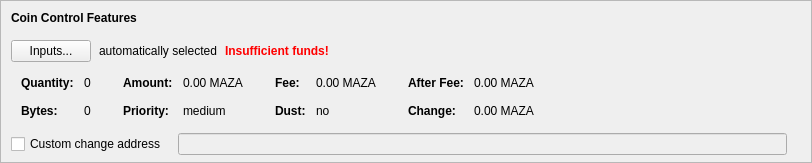
    <widget class="QFrame" name="frameCoinControl">
     <property name="sizePolicy">
      <sizepolicy hsizetype="Expanding" vsizetype="Expanding">
       <horstretch>0</horstretch>
       <verstretch>0</verstretch>
      </sizepolicy>
     </property>
     <property name="maximumSize">
      <size>
       <width>16777215</width>
       <height>16777215</height>
      </size>
     </property>
     <property name="frameShape">
      <enum>QFrame::StyledPanel</enum>
     </property>
     <property name="frameShadow">
      <enum>QFrame::Sunken</enum>
     </property>
     <layout class="QVBoxLayout" name="verticalLayoutCoinControl2">
      <property name="spacing">
       <number>0</number>
      </property>
      <property name="leftMargin">
       <number>0</number>
      </property>
      <property name="topMargin">
       <number>0</number>
      </property>
      <property name="rightMargin">
       <number>0</number>
      </property>
      <property name="bottomMargin">
       <number>6</number>
      </property>
      <item>
       <layout class="QVBoxLayout" name="verticalLayoutCoinControl" stretch="0,0,0,0,1">
        <property name="spacing">
         <number>0</number>
        </property>
        <property name="leftMargin">
         <number>10</number>
        </property>
        <property name="topMargin">
         <number>10</number>
        </property>
        <item>
         <layout class="QHBoxLayout" name="horizontalLayoutCoinControl1">
          <property name="bottomMargin">
           <number>15</number>
          </property>
          <item>
           <widget class="QLabel" name="labelCoinControlFeatures">
            <property name="sizePolicy">
             <sizepolicy hsizetype="Preferred" vsizetype="Maximum">
              <horstretch>0</horstretch>
              <verstretch>0</verstretch>
             </sizepolicy>
            </property>
            <property name="font">
             <font>
              <weight>75</weight>
              <bold>true</bold>
             </font>
            </property>
            <property name="styleSheet">
             <string notr="true">font-weight:bold;</string>
            </property>
            <property name="text">
             <string>Coin Control Features</string>
            </property>
           </widget>
          </item>
         </layout>
        </item>
        <item>
         <layout class="QHBoxLayout" name="horizontalLayoutCoinControl2" stretch="0,0,0,0">
          <property name="spacing">
           <number>8</number>
          </property>
          <property name="bottomMargin">
           <number>10</number>
          </property>
          <item>
           <widget class="QPushButton" name="pushButtonCoinControl">
            <property name="styleSheet">
             <string notr="true"/>
            </property>
            <property name="text">
             <string>Inputs...</string>
            </property>
            <property name="autoDefault">
             <bool>false</bool>
            </property>
           </widget>
          </item>
          <item>
           <widget class="QLabel" name="labelCoinControlAutomaticallySelected">
            <property name="text">
             <string>automatically selected</string>
            </property>
            <property name="margin">
             <number>5</number>
            </property>
           </widget>
          </item>
          <item>
           <widget class="QLabel" name="labelCoinControlInsuffFunds">
            <property name="font">
             <font>
              <weight>75</weight>
              <bold>true</bold>
             </font>
            </property>
            <property name="styleSheet">
             <string notr="true">color:red;font-weight:bold;</string>
            </property>
            <property name="text">
             <string>Insufficient funds!</string>
            </property>
            <property name="margin">
             <number>5</number>
            </property>
           </widget>
          </item>
          <item>
           <spacer name="horizontalSpacerCoinControl">
            <property name="orientation">
             <enum>Qt::Horizontal</enum>
            </property>
            <property name="sizeHint" stdset="0">
             <size>
              <width>40</width>
              <height>1</height>
             </size>
            </property>
           </spacer>
          </item>
         </layout>
        </item>
        <item>
         <widget class="QWidget" name="widgetCoinControl" native="true">
          <property name="sizePolicy">
           <sizepolicy hsizetype="Preferred" vsizetype="Preferred">
            <horstretch>0</horstretch>
            <verstretch>0</verstretch>
           </sizepolicy>
          </property>
          <property name="minimumSize">
           <size>
            <width>0</width>
            <height>0</height>
           </size>
          </property>
          <property name="styleSheet">
           <string notr="true"/>
          </property>
          <layout class="QHBoxLayout" name="horizontalLayoutCoinControl5">
           <property name="leftMargin">
            <number>0</number>
           </property>
           <property name="topMargin">
            <number>0</number>
           </property>
           <property name="rightMargin">
            <number>0</number>
           </property>
           <property name="bottomMargin">
            <number>0</number>
           </property>
           <item>
            <layout class="QHBoxLayout" name="horizontalLayoutCoinControl3" stretch="0,0,0,1">
             <property name="spacing">
              <number>20</number>
             </property>
             <property name="topMargin">
              <number>0</number>
             </property>
             <property name="bottomMargin">
              <number>10</number>
             </property>
             <item>
              <layout class="QFormLayout" name="formLayoutCoinControl1">
               <property name="horizontalSpacing">
                <number>10</number>
               </property>
               <property name="verticalSpacing">
                <number>14</number>
               </property>
               <property name="leftMargin">
                <number>10</number>
               </property>
               <property name="topMargin">
                <number>4</number>
               </property>
               <property name="rightMargin">
                <number>6</number>
               </property>
               <item row="0" column="0">
                <widget class="QLabel" name="labelCoinControlQuantityText">
                 <property name="font">
                  <font>
                   <weight>75</weight>
                   <bold>true</bold>
                  </font>
                 </property>
                 <property name="text">
                  <string>Quantity:</string>
                 </property>
                 <property name="margin">
                  <number>0</number>
                 </property>
                </widget>
               </item>
               <item row="0" column="1">
                <widget class="QLabel" name="labelCoinControlQuantity">
                 <property name="cursor">
                  <cursorShape>IBeamCursor</cursorShape>
                 </property>
                 <property name="contextMenuPolicy">
                  <enum>Qt::ActionsContextMenu</enum>
                 </property>
                 <property name="text">
                  <string notr="true">0</string>
                 </property>
                 <property name="margin">
                  <number>0</number>
                 </property>
                 <property name="textInteractionFlags">
                  <set>Qt::LinksAccessibleByMouse|Qt::TextSelectableByKeyboard|Qt::TextSelectableByMouse</set>
                 </property>
                </widget>
               </item>
               <item row="1" column="0">
                <widget class="QLabel" name="labelCoinControlBytesText">
                 <property name="font">
                  <font>
                   <weight>75</weight>
                   <bold>true</bold>
                  </font>
                 </property>
                 <property name="text">
                  <string>Bytes:</string>
                 </property>
                </widget>
               </item>
               <item row="1" column="1">
                <widget class="QLabel" name="labelCoinControlBytes">
                 <property name="cursor">
                  <cursorShape>IBeamCursor</cursorShape>
                 </property>
                 <property name="contextMenuPolicy">
                  <enum>Qt::ActionsContextMenu</enum>
                 </property>
                 <property name="text">
                  <string notr="true">0</string>
                 </property>
                 <property name="textInteractionFlags">
                  <set>Qt::LinksAccessibleByMouse|Qt::TextSelectableByKeyboard|Qt::TextSelectableByMouse</set>
                 </property>
                </widget>
               </item>
              </layout>
             </item>
             <item>
              <layout class="QFormLayout" name="formLayoutCoinControl2">
               <property name="horizontalSpacing">
                <number>10</number>
               </property>
               <property name="verticalSpacing">
                <number>14</number>
               </property>
               <property name="leftMargin">
                <number>6</number>
               </property>
               <property name="topMargin">
                <number>4</number>
               </property>
               <property name="rightMargin">
                <number>6</number>
               </property>
               <item row="0" column="0">
                <widget class="QLabel" name="labelCoinControlAmountText">
                 <property name="font">
                  <font>
                   <weight>75</weight>
                   <bold>true</bold>
                  </font>
                 </property>
                 <property name="text">
                  <string>Amount:</string>
                 </property>
                 <property name="margin">
                  <number>0</number>
                 </property>
                </widget>
               </item>
               <item row="0" column="1">
                <widget class="QLabel" name="labelCoinControlAmount">
                 <property name="cursor">
                  <cursorShape>IBeamCursor</cursorShape>
                 </property>
                 <property name="contextMenuPolicy">
                  <enum>Qt::ActionsContextMenu</enum>
                 </property>
                 <property name="text">
                  <string notr="true">0.00 MAZA</string>
                 </property>
                 <property name="textInteractionFlags">
                  <set>Qt::LinksAccessibleByMouse|Qt::TextSelectableByKeyboard|Qt::TextSelectableByMouse</set>
                 </property>
                </widget>
               </item>
               <item row="1" column="0">
                <widget class="QLabel" name="labelCoinControlPriorityText">
                 <property name="font">
                  <font>
                   <weight>75</weight>
                   <bold>true</bold>
                  </font>
                 </property>
                 <property name="text">
                  <string>Priority:</string>
                 </property>
                </widget>
               </item>
               <item row="1" column="1">
                <widget class="QLabel" name="labelCoinControlPriority">
                 <property name="cursor">
                  <cursorShape>IBeamCursor</cursorShape>
                 </property>
                 <property name="contextMenuPolicy">
                  <enum>Qt::ActionsContextMenu</enum>
                 </property>
                 <property name="text">
                  <string notr="true">medium</string>
                 </property>
                 <property name="textInteractionFlags">
                  <set>Qt::LinksAccessibleByMouse|Qt::TextSelectableByKeyboard|Qt::TextSelectableByMouse</set>
                 </property>
                </widget>
               </item>
              </layout>
             </item>
             <item>
              <layout class="QFormLayout" name="formLayoutCoinControl3">
               <property name="horizontalSpacing">
                <number>10</number>
               </property>
               <property name="verticalSpacing">
                <number>14</number>
               </property>
               <property name="leftMargin">
                <number>6</number>
               </property>
               <property name="topMargin">
                <number>4</number>
               </property>
               <property name="rightMargin">
                <number>6</number>
               </property>
               <item row="0" column="0">
                <widget class="QLabel" name="labelCoinControlFeeText">
                 <property name="font">
                  <font>
                   <weight>75</weight>
                   <bold>true</bold>
                  </font>
                 </property>
                 <property name="text">
                  <string>Fee:</string>
                 </property>
                 <property name="margin">
                  <number>0</number>
                 </property>
                </widget>
               </item>
               <item row="0" column="1">
                <widget class="QLabel" name="labelCoinControlFee">
                 <property name="cursor">
                  <cursorShape>IBeamCursor</cursorShape>
                 </property>
                 <property name="contextMenuPolicy">
                  <enum>Qt::ActionsContextMenu</enum>
                 </property>
                 <property name="text">
                  <string notr="true">0.00 MAZA</string>
                 </property>
                 <property name="textInteractionFlags">
                  <set>Qt::LinksAccessibleByMouse|Qt::TextSelectableByKeyboard|Qt::TextSelectableByMouse</set>
                 </property>
                </widget>
               </item>
               <item row="1" column="0">
                <widget class="QLabel" name="labelCoinControlLowOutputText">
                 <property name="font">
                  <font>
                   <weight>75</weight>
                   <bold>true</bold>
                  </font>
                 </property>
                 <property name="text">
                  <string>Dust:</string>
                 </property>
                </widget>
               </item>
               <item row="1" column="1">
                <widget class="QLabel" name="labelCoinControlLowOutput">
                 <property name="cursor">
                  <cursorShape>IBeamCursor</cursorShape>
                 </property>
                 <property name="contextMenuPolicy">
                  <enum>Qt::ActionsContextMenu</enum>
                 </property>
                 <property name="text">
                  <string notr="true">no</string>
                 </property>
                 <property name="textInteractionFlags">
                  <set>Qt::LinksAccessibleByMouse|Qt::TextSelectableByKeyboard|Qt::TextSelectableByMouse</set>
                 </property>
                </widget>
               </item>
              </layout>
             </item>
             <item>
              <layout class="QFormLayout" name="formLayoutCoinControl4">
               <property name="horizontalSpacing">
                <number>10</number>
               </property>
               <property name="verticalSpacing">
                <number>14</number>
               </property>
               <property name="leftMargin">
                <number>6</number>
               </property>
               <property name="topMargin">
                <number>4</number>
               </property>
               <property name="rightMargin">
                <number>6</number>
               </property>
               <item row="0" column="0">
                <widget class="QLabel" name="labelCoinControlAfterFeeText">
                 <property name="font">
                  <font>
                   <weight>75</weight>
                   <bold>true</bold>
                  </font>
                 </property>
                 <property name="text">
                  <string>After Fee:</string>
                 </property>
                 <property name="margin">
                  <number>0</number>
                 </property>
                </widget>
               </item>
               <item row="0" column="1">
                <widget class="QLabel" name="labelCoinControlAfterFee">
                 <property name="cursor">
                  <cursorShape>IBeamCursor</cursorShape>
                 </property>
                 <property name="contextMenuPolicy">
                  <enum>Qt::ActionsContextMenu</enum>
                 </property>
                 <property name="text">
                  <string notr="true">0.00 MAZA</string>
                 </property>
                 <property name="textInteractionFlags">
                  <set>Qt::LinksAccessibleByMouse|Qt::TextSelectableByKeyboard|Qt::TextSelectableByMouse</set>
                 </property>
                </widget>
               </item>
               <item row="1" column="0">
                <widget class="QLabel" name="labelCoinControlChangeText">
                 <property name="font">
                  <font>
                   <weight>75</weight>
                   <bold>true</bold>
                  </font>
                 </property>
                 <property name="text">
                  <string>Change:</string>
                 </property>
                </widget>
               </item>
               <item row="1" column="1">
                <widget class="QLabel" name="labelCoinControlChange">
                 <property name="cursor">
                  <cursorShape>IBeamCursor</cursorShape>
                 </property>
                 <property name="contextMenuPolicy">
                  <enum>Qt::ActionsContextMenu</enum>
                 </property>
                 <property name="text">
                  <string notr="true">0.00 MAZA</string>
                 </property>
                 <property name="textInteractionFlags">
                  <set>Qt::LinksAccessibleByMouse|Qt::TextSelectableByKeyboard|Qt::TextSelectableByMouse</set>
                 </property>
                </widget>
               </item>
              </layout>
             </item>
            </layout>
           </item>
          </layout>
         </widget>
        </item>
        <item>
         <layout class="QHBoxLayout" name="horizontalLayoutCoinControl4" stretch="0,0,0">
          <property name="spacing">
           <number>12</number>
          </property>
          <property name="sizeConstraint">
           <enum>QLayout::SetDefaultConstraint</enum>
          </property>
          <property name="topMargin">
           <number>5</number>
          </property>
          <property name="rightMargin">
           <number>5</number>
          </property>
          <item>
           <widget class="QCheckBox" name="checkBoxCoinControlChange">
            <property name="toolTip">
             <string>If this is activated, but the change address is empty or invalid, change will be sent to a newly generated address.</string>
            </property>
            <property name="text">
             <string>Custom change address</string>
            </property>
           </widget>
          </item>
          <item>
           <widget class="QValidatedLineEdit" name="lineEditCoinControlChange">
            <property name="enabled">
             <bool>false</bool>
            </property>
            <property name="sizePolicy">
             <sizepolicy hsizetype="Expanding" vsizetype="Fixed">
              <horstretch>0</horstretch>
              <verstretch>0</verstretch>
             </sizepolicy>
            </property>
           </widget>
          </item>
          <item>
           <widget class="QLabel" name="labelCoinControlChangeLabel">
            <property name="sizePolicy">
             <sizepolicy hsizetype="Preferred" vsizetype="Expanding">
              <horstretch>0</horstretch>
              <verstretch>0</verstretch>
             </sizepolicy>
            </property>
            <property name="minimumSize">
             <size>
              <width>0</width>
              <height>0</height>
             </size>
            </property>
            <property name="text">
             <string/>
            </property>
            <property name="margin">
             <number>3</number>
            </property>
           </widget>
          </item>
         </layout>
        </item>
        <item>
         <spacer name="verticalSpacerCoinControl">
          <property name="orientation">
           <enum>Qt::Vertical</enum>
          </property>
          <property name="sizeHint" stdset="0">
           <size>
            <width>800</width>
            <height>1</height>
           </size>
          </property>
         </spacer>
        </item>
       </layout>
      </item>
     </layout>
    </widget>
